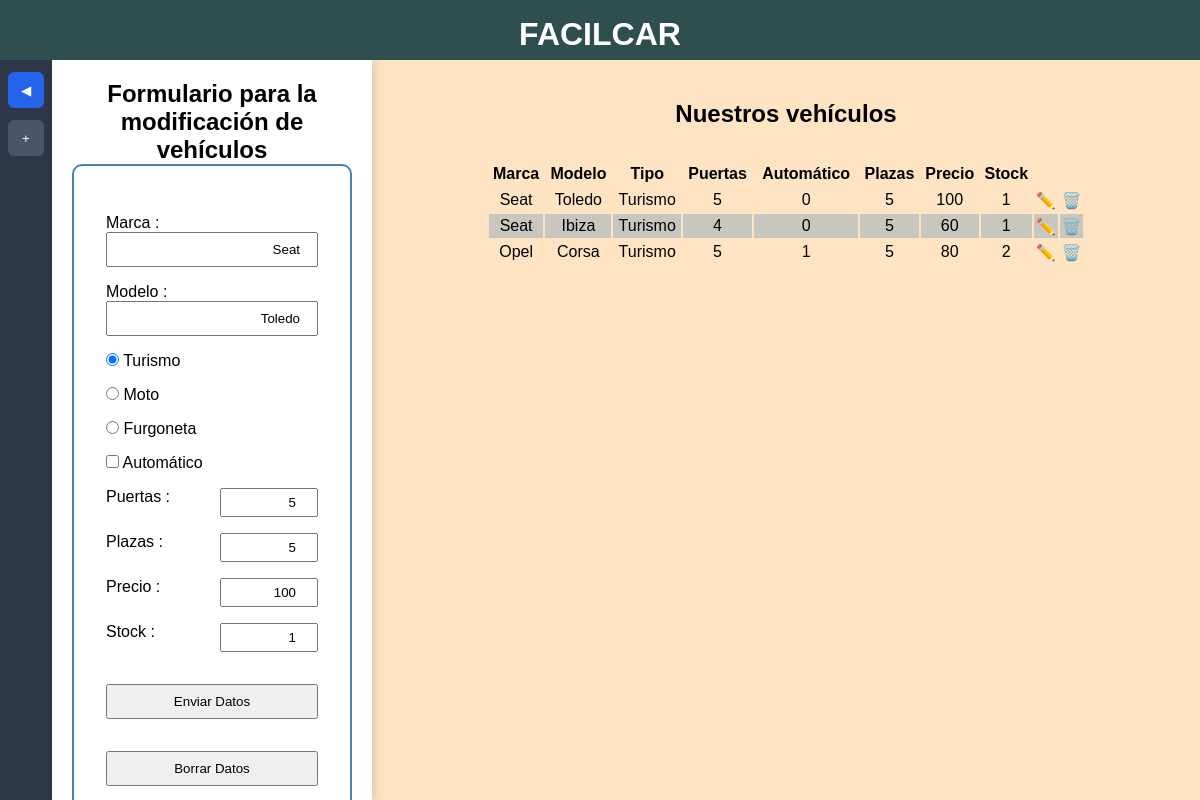
Page /index.php?id=1 on the committed database.
### tables this page shows
CREATE TABLE `vehiculos` (
  `id_vehiculo` int NOT NULL AUTO_INCREMENT,
  `marca` varchar(20) NOT NULL,
  `modelo` varchar(20) NOT NULL,
  `tipo` enum('Moto','Turismo','Furgoneta') NOT NULL,
  `numero_puertas` int DEFAULT NULL,
  `automatico` tinyint DEFAULT NULL,
  `plazas` int DEFAULT NULL,
  `precio_dia` decimal(10,0) DEFAULT NULL,
  `stock` int DEFAULT '1',
  PRIMARY KEY (`id_vehiculo`)
);

### index.php (the view, shortened to what this page needs)
<?php
include_once 'connection.php';
$select = "SELECT * FROM vehiculos";
$sql_select = $conn->prepare($select);
$sql_select->execute();
$resultadoSelect = $sql_select->fetchAll();
$actualizarVehiculo = [];
if ($_GET) {
    $id = $_GET['id'];
    foreach ($resultadoSelect as $vehiculo) {
        if ($vehiculo['id_vehiculo'] == $id) {
            $actualizarVehiculo['id'] = $id;
            $actualizarVehiculo['marca'] = $vehiculo['marca'];
            $actualizarVehiculo['modelo'] = $vehiculo['modelo'];
            $actualizarVehiculo['tipo'] = $vehiculo['tipo'];
            $actualizarVehiculo['numero_puertas'] = $vehiculo['numero_puertas'];
            $actualizarVehiculo['automatico'] = $vehiculo['automatico'];
            $actualizarVehiculo['plazas'] = $vehiculo['plazas'];
            $actualizarVehiculo['precio_dia'] = $vehiculo['precio_dia'];
            $actualizarVehiculo['stock'] = $vehiculo['stock'];
            break;
        }
    }
}
?>
<!DOCTYPE html>
<html lang="es">
<head>
  <link rel="stylesheet" href="css/style.css" />
  <link rel="stylesheet" href="css/panell_lateral.css" />
</head>
    <body>
        <header>
            <h1>FACILCAR</h1>
        </header>
        <div class="layout">
            <aside class="barra">
                <button class="boton-panel"
                    data-panel="formulario"
                    data-tooltip="Abrir formulario"
                    data-tooltip-abrir="Abrir formulario"
                    data-tooltip-cerrar="Cerrar formulario">
                    <span class="icono flecha"></span>
                </button>
                <button class="boton-panel"
                    data-panel="nuevo"
                    data-tooltip="Nuevo registro"
                    data-tooltip-abrir="Nuevo registro"
                    data-tooltip-cerrar="Cerrar panel"
                    >
                    <span class="icono mas">+</span>
                </button>
            </aside>
            <section class="paneles">
                <div class="panel-lateral <?= isset($_GET['id']) ? 'activo' : '' ?>" id="formulario">
                    <div class="contenido">
   <?php if ($_GET) : ?>
     <h2>Formulario para la modificación de vehículos</h2>
    <form
      action="updateVehiculo.php"
      method="POST"
      class="formInsertVehiculos">
      <div>
        <label for="marca">Marca : </label>
        <input type="text" id="marca" name="marca" value="<?= $actualizarVehiculo['marca'] ?>"/>
      </div>
      <div>
        <label for="modelo">Modelo : </label>
        <input type="text" id="modelo" name="modelo" value="<?= $actualizarVehiculo['modelo'] ?>"/>
      </div>
      <div class="tipos">
        <div>
          <input type="radio" name="tipo" id="turismo" value="Turismo" <?php if ($actualizarVehiculo['tipo'] == "Turismo") {
              echo "checked";
          } ?> />
          <label for="turismo"> Turismo</label>
        </div>
        <div>
          <input type="radio" name="tipo" id="moto" value="Moto" <?php if ($actualizarVehiculo['tipo'] == "Moto") {
              echo "checked";
          } ?>/>
          <label for="moto"> Moto</label>
        </div>
        <div>
          <input type="radio" name="tipo" id="furgoneta" value="Furgoneta" <?php if ($actualizarVehiculo['tipo'] == "Furgoneta") {
              echo "checked";
          } ?> />
          <label for="furgoneta"> Furgoneta</label>
        </div>
        <div>
         <input type="checkbox" name="automatico" id="automatico" <?php if ($actualizarVehiculo['automatico'] == "1") {
             echo "checked";
         } ?>> <label for="automatico">  Automático</label>
        </div>
      </div>
<div class="grid2">
        <label for="puertas">Puertas : </label><input type="number" name="puertas" id="puertas" min="0" max="7" value="<?= $actualizarVehiculo['numero_puertas'] ?>">
      </div>
      <div class="grid2">
        <label for="plazas">Plazas : </label><input type="number" name="plazas" id="plazas" min="2" max="10" value="<?= $actualizarVehiculo['plazas'] ?>">
      </div>
      <div class="grid2">
        <label for="precio">Precio : </label><input type="number" name="precio" id="precio" min="0" step="0.01" value="<?= $actualizarVehiculo['precio_dia'] ?>">
      </div>
      <div class="grid2">
        <label for="stock">Stock : </label><input type="number" name="stock" id="stock" min="1" value="<?= $actualizarVehiculo['stock'] ?>">
      </div>
      <div class="botones">
        <button type="submit">Enviar Datos</button>
        <button type="reset" >Borrar Datos</button>
      </div>
    </form>
    <?php endif ?>
                    </div>
                </div>
            </section>
            <main>
                <h2>
                    Nuestros vehículos
                </h2>
                <table>
      <thead>
        <tr>
          <th>Marca</th>
          <th>Modelo</th>
          <th>Tipo</th>
          <th>Puertas</th>
          <th>Automático</th>
          <th>Plazas</th>
          <th>Precio</th>
          <th>Stock</th>
          <th></th>
          <th></th>
        </tr>
      </thead>
      <tbody>
        <?php foreach ($resultadoSelect as $vehiculo) : ?>
          <tr>
                <td><?php echo $vehiculo['marca'] ?></td>
                <td><?= $vehiculo['modelo'] ?></td>
                <td><?= $vehiculo['tipo'] ?></td>
                <td><?= $vehiculo['numero_puertas'] ?></td>
                <td><?= $vehiculo['automatico'] ?></td>
                <td><?= $vehiculo['plazas'] ?></td>
                <td><?= $vehiculo['precio_dia'] ?></td>
                <td><?= $vehiculo['stock'] ?></td>
                <td> <a href="index.php?id=<?php echo $vehiculo['id_vehiculo']; ?>" class="float-right edit"> ✏️ </a></td>
                <td> <a href="delete.php?id=<?php echo $vehiculo['id_vehiculo']; ?>" class="float-right ml-3"> 🗑️ </a></td>
          </tr>
        <?php endforeach ?>
      </tbody>
    </table>
  </main>
        </div>
    </body>
</html>

### css/style.css (style rules this page uses)
* { margin: 0; padding: 0; box-sizing: border-box; font-family: 'Segoe UI', Tahoma, Geneva, Verdana, sans-serif; }
header { background-color: darkslategrey; padding: 1rem 0; text-align: center; height: 60px; color: white; }
h1, h2 { text-align: center; }
label { display: block; }
#marca, #modelo { width: 100%; padding: .5rem 1rem; text-align: right; }

### css/panell_lateral.css (style rules this page uses)
* { margin: 0; padding: 0; box-sizing: border-box; font-family: Verdana, Geneva, Tahoma, sans-serif; }
body { background-color: bisque; }
.layout { display: flex; height: calc(100vh - 60px); overflow: hidden; }
.barra { width: 52px; background: #2d3748; display: flex; flex-direction: column; align-items: center; gap: 12px; padding: 12px 8px; flex-shrink: 0; }
.boton-panel { width: 36px; height: 36px; border: none; border-radius: 6px; background: #4a5568; color: white; cursor: pointer; position: relative; transition: .25s; }
.boton-panel.activo { background: #2563eb; }
.paneles { display: flex; flex-shrink: 0; }
.panel-lateral { width: 0; overflow: hidden; background: white; transition: width .35s ease; box-shadow: 2px 0 10px rgba(0, 0, 0, .15); }
.panel-lateral.activo { width: 320px; }
.panel-lateral .contenido { width: 320px; padding: 20px; }
main { flex: 1; padding: 40px; overflow: auto; }
.boton-panel::after { content: attr(data-tooltip); position: absolute; left: calc(100% + 12px); top: 50%; transform: translateY(-50%); background: #333; color: white; padding: 8px 12px; border-radius: 6px; font-size: 14px; white-space: nowrap; opacity: 0; pointer-events: none; transition: .2s; }
.flecha::before { content: "▶"; }
.boton-panel.activo .flecha::before { content: "◀"; }

### rows in the picture
vehiculos: marca "Seat", modelo "Toledo", tipo "☑ Turismo", tipo "☐ Moto", tipo "☐ Furgoneta", puertas "5", plazas "5", precio "100", stock "1", tipo "Turismo", numero_puertas "5", automatico "0", precio_dia "100"
vehiculos: marca "Seat", modelo "Ibiza", tipo "Turismo", numero_puertas "4", automatico "0", plazas "5", precio_dia "60", stock "1"
vehiculos: marca "Opel", modelo "Corsa", tipo "Turismo", numero_puertas "5", automatico "1", plazas "5", precio_dia "80", stock "2"
